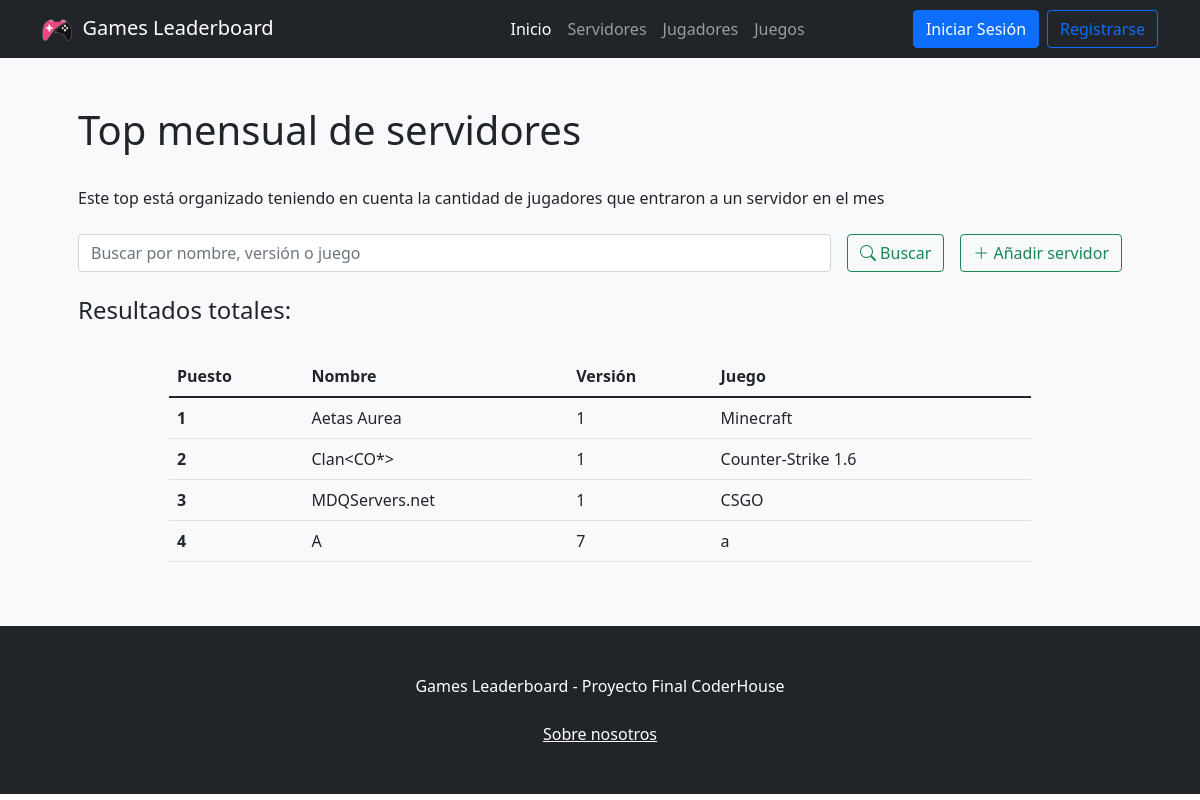
Screenshot of /app/servidores/ with the database file from the repository.
### ProyectoFinalApp/models.py (models this page shows)
class Servidor(models.Model):
    nombre = models.CharField(max_length = 20) #texto
    version = models.IntegerField() #numerico
    juegoServer = models.CharField(max_length = 20)
    class Meta:
        verbose_name_plural = "Servidores"

### ProyectoFinalApp/views.py (the view, shortened to what this page needs)
# urls.py: path('servidores/', servidores, name= "servidores"),
def servidores(request):
    servidores = Servidor.objects.all()
    return render(
        request, "ProyectoFinalApp/servidores.html", {"servidores": servidores}
    )

### ProyectoFinalApp/templates/ProyectoFinalApp/servidores.html (shortened to what this page needs)
{% extends 'ProyectoFinalApp/base.html' %}
{% load static %}
{% block contenidoPagina %}
<section class="bg-light py-5">
    <div class="container px-5">
        <h1>Top mensual de servidores</h1>
        <br>
        <head>Este top está organizado teniendo en cuenta la cantidad de jugadores que entraron a un servidor en el mes</head>
        <head></head>
        <br>
        <br>
        <div class="row gx-5 justify-content-center">
            <div class="col-lg-12">
                <form class="d-flex my-2 my-lg-0" action="" method="post">
                    <input class="flex-grow-0 form-control mr-sm-2" type="search" name="search" placeholder="Buscar por nombre, versión o juego" aria-label="Search">
                    <button class="btn btn-outline-success text-nowrap ms-3 my-2 my-sm-0" type="submit"> <i class="bi bi-search"></i> Buscar</button>
                    <a class="btn btn-outline-success text-nowrap ms-3 my-2 my-sm-0" href="{% url 'crearServidor' %}"> <i class="bi bi-plus-lg"></i> Añadir servidor</a>
                </form>
            </div>
        </div>
        <br>
        <h4>Resultados
            {% if search %}
                para "{{busqueda}}":
            {% else %}
                totales:
            {% endif %}
        </h4>
        <br>
        <div class="row gx-5 justify-content-center">
            <div class="col-lg-10 table-responsive">
                <table class="table table-theme">
                    <thead>
                        <tr>
                            <th scope="col">Puesto</th>
                            <th scope="col">Nombre</th>
                            <th scope="col">Versión</th>
                            <th scope="col">Juego</th>
                        </tr>
                    </thead>
                    <tbody>
                        {% for servidor in servidores %}
                            <tr>
                                <th scope="row">{{forloop.counter}}</th>
                                <td>{{servidor.nombre}}</td>
                                <td>{{servidor.version}}</td>
                                <td>{{servidor.juegoServer}}</td>
                                <td>
                                </td>
                            </tr>
                        {% endfor %}
                    </tbody>
                </table>
            </div>
        </div>
    </div>
</section>
{% endblock %}

### rows the page displays
Servidor: nombre "Aetas Aurea", version "1", juegoServer "Minecraft"
Servidor: nombre "Clan<CO*>", version "1", juegoServer "Counter-Strike 1.6"
Servidor: nombre "MDQServers.net", version "1", juegoServer "CSGO"
Servidor: nombre "A", version "7", juegoServer "a"
